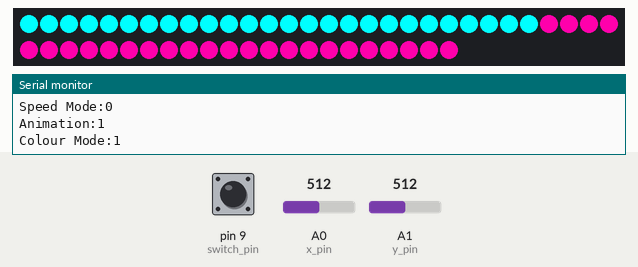
This sketch was run on a simulated Arduino Uno, built with avr-gcc and run on an emulated ATmega328P. Parts: 52 RGB LEDs in strip order, left to right, continuing on the next row, the last lines printed to the serial monitor. The test bench sets the inputs (shaded band); at power-on: pin 9 (switch_pin) HIGH, A0 (x_pin) = 512, A1 (y_pin) = 512.

Above: at 1.3 s.
1.4 s: pin 9 (switch_pin) pulled LOW for 3.2 s
At 4.7 s:
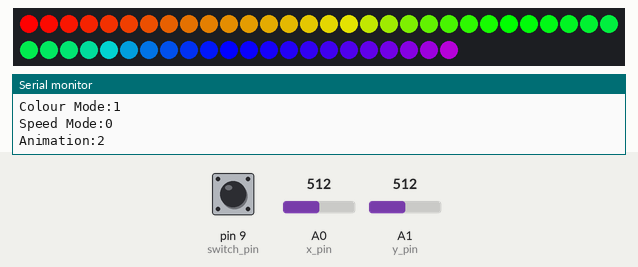
6.1 s: A0 (x_pin) set to 0
At 8.3 s:
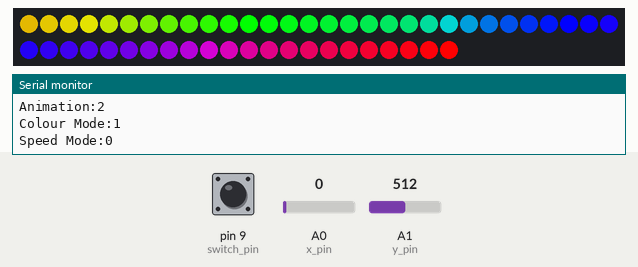
8.4 s: pin 9 (switch_pin) pulled LOW for 1 s
At 9.5 s:
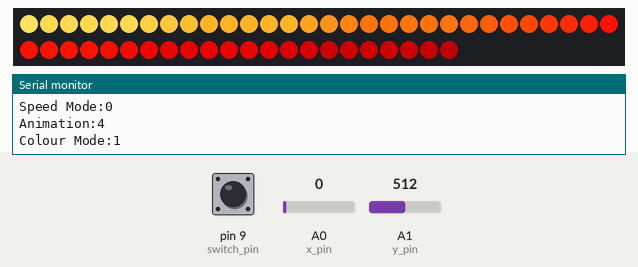
11.2 s: A0 (x_pin) set to 18
14.3 s: pin 9 (switch_pin) pulled LOW for 3.2 s
At 18.1 s:
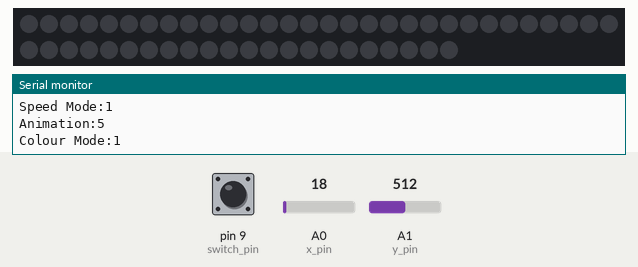
19.0 s: pin 9 (switch_pin) pulled LOW for 1 s
At 19.65 s:
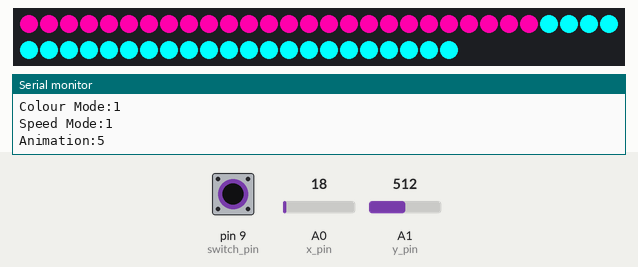

The sketch:

led_day1.ino
```cpp
#include <FastLED.h>
#define NUM_LEDS 52
#define LED_PIN 7

CRGB leds[NUM_LEDS];
uint8_t paletteIndex = 0;
uint8_t starting_hue  = 0;


#define x_pin  A0
#define y_pin  A1
#define switch_pin  9
#define max_animation 5

int colour_mode = 1;
int Speed = 0;
int max_col = 8;
int max_speed = 1;
int animation = 1;


void control_setting(int max_col,int max_speed){


  //Changes The Animation
  EVERY_N_MILLISECONDS(500){

  if (digitalRead(switch_pin) == 0) {
    if (animation < max_animation) {
      animation +=1; }
    else {
      animation = 1;
      }
    }

  // Changes the Colour

  if (analogRead(y_pin) == 1023) {
    if (colour_mode < max_col) {
      colour_mode +=1; }
    else {
      colour_mode = 1;
      }
    }
  else if (analogRead(y_pin) == 0){
    if (colour_mode > 1) {
      colour_mode -=1; }
    else {
      colour_mode = max_col;
      }
    }

   // Changes Speed of animation

   if (analogRead(x_pin) == 1023) {
    if (Speed < max_speed) {
      Speed +=1; }
    else {
      Speed = 0;
      }
    }
  else if (analogRead(x_pin) == 0){
    if (Speed > 0) {
      Speed -=1; }
    else {
      Speed = max_speed;
      }
    }
   }
  }

void setup() {
  // put your setup code here, to run once:
  FastLED.addLeds<WS2812, LED_PIN,GRB>(leds,NUM_LEDS);
  pinMode(switch_pin,INPUT);
  digitalWrite(switch_pin,HIGH);
  Serial.begin(9600);
}


DEFINE_GRADIENT_PALETTE( fire ) {
    0, 255,255,145,
   28, 255,255,145,
   28, 255,217, 79,
   56, 255,217, 79,
   56, 252,178, 37,
   84, 252,178, 37,
   84, 252,115, 12,
  113, 252,115, 12,
  113, 249, 69,  6,
  141, 249, 69,  6,
  141, 247, 18,  2,
  170, 247, 18,  2,
  170, 188,  1,  1,
  198, 188,  1,  1,
  198, 117,  0,  2,
  226, 117,  0,  2,
  226,  42,  0,  2,
  255,  42,  0,  2};


DEFINE_GRADIENT_PALETTE( sea ) {
    0,   1,221, 53,
  255,  73,  3,178};

void lpm(CRGBPalette16 mypal){
  EVERY_N_MILLISECONDS(25){
  fill_palette(leds,NUM_LEDS,paletteIndex,255/NUM_LEDS,mypal,255,LINEARBLEND);
  paletteIndex += 1;
  FastLED.show();
  }
}

void lps(CRGBPalette16 mypal){
  EVERY_N_MILLISECONDS(25){
  fill_palette(leds,NUM_LEDS,paletteIndex,255/NUM_LEDS,mypal,255,LINEARBLEND);
  FastLED.show();
  }
}

void rainbow_move(){
  EVERY_N_MILLISECONDS(50) {
      fill_rainbow(leds, NUM_LEDS, starting_hue, 255/NUM_LEDS);
      starting_hue += 255/NUM_LEDS;
    }
    FastLED.show();
    }

void rainbow_stationary(){
  EVERY_N_MILLISECONDS(100) {
      fill_rainbow(leds, NUM_LEDS, starting_hue, 255/NUM_LEDS);
    }
    FastLED.show();
    }


void dual_colour(CRGB colour1, CRGB colour2){
  for  (int i = 0; i < NUM_LEDS/2; i++) {
      leds[i] = colour1;
      // lilac
      }
    for  (int i = NUM_LEDS/2; i < NUM_LEDS; i++) {
      leds[i] = colour2;
      // blue pastel
      }
    FastLED.show();
    //delay(1000);
  }

 //void dual_colour_switch


CRGB blue_pastel = CRGB (0,255,255);
CRGB lilac = CRGB (255,0,171);

void loop() {
  // put your main code here, to run repeatedly:

  control_setting(max_col,max_speed);

  switch (animation){
    case 1:
     if (Speed == 0){
        dual_colour(blue_pastel,lilac);}
      else {

        dual_colour(blue_pastel,lilac);
        delay(300);
        dual_colour(lilac,blue_pastel);
        delay(300);
        }
      break;


      break;
    case 2:
      if (Speed == 0){
        rainbow_stationary();}
      else {
        rainbow_move();
        }
      break;

    case 3:
      if (Speed == 0){
        lps(sea);}
      else {
        lpm(sea);
        }
      break;

    case 4:
      if (Speed == 0){
        lps(fire);}
      else {
        lpm(fire);
        }
      break;


    case 5:
    EVERY_N_MILLISECONDS(100) {
    FastLED.clear();
    FastLED.show();}
      break;

    }

   Serial.print("Colour Mode:");
   Serial.print(colour_mode);
   Serial.print("\n");
   Serial.print("Speed Mode:");
   Serial.print(Speed);
   Serial.print("\n");
   Serial.print("Animation:");
   Serial.print(animation);
   Serial.print("\n");
   Serial.print("\n");


/*


     //blur1d (leds, NUM_LEDS ,  255);
     //fadeToBlackBy (leds, NUM_LEDS, 250);
     for (int i = 0; i<256; i++){
        fadeToBlackBy(leds,NUM_LEDS,blur);
        blur += 1;
        delay(100);
        FastLED.show();
     }


     FastLED.show();
*/


}
```

Measured:
- after the input at 1.4 s, the LEDs: change after 0.37 s (image 1)
- after the input at 6.1 s, the LEDs: first change after 0.49 s (image 2 shows a later state)
- after the input at 8.4 s, the LEDs: first change after 0.19 s (image 3 shows a later state)
- after the input at 14.3 s, the LEDs: change after 0.07 s (image 4)
- after the input at 19.0 s, the LEDs: first change after 0.20 s (image 5 shows a later state)
